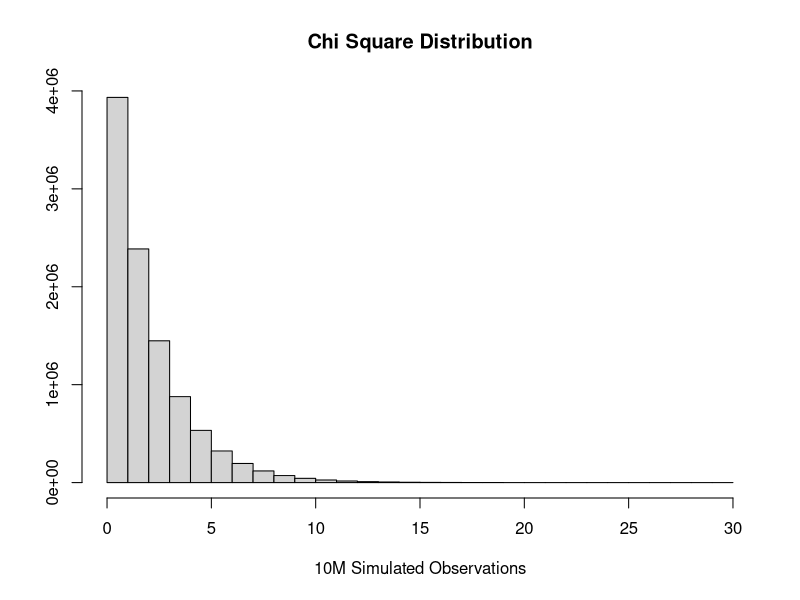

Recreate this plot in R. (Note: this script raises an error after producing the figure.)
## ---- chunk 1
knitr::opts_chunk$set(echo = TRUE)
## ---- chunk 2
n1 = 10000000 # sample size per sample for chi square distribution
df1 = 2
simulations = 10000 #number of samples and thus number of xbars we will generate.  
chisqContainer = rchisq(n1,df1,ncp=0) #holds results from chisquare simulation
hist(chisqContainer, main="Chi Square Distribution",ylab=NULL,xlab="10M Simulated Observations")

## ---- chunk 3
mean(chisqContainer)
sd(chisqContainer)
## ---- chunk 4
for (i in 1:10000)
{
  som = sample(chisqContainer,50)
  myxbar = mean(som)
  xbarvec = c(xbarvec,myxbar)
}

## ---- chunk 5
hist(xbarvec,main="Distribution of Sample Means from Chi Square", xlab="10K Distribution, 50 means per draw",ylab=NULL)
## ---- chunk 6
mean(xbarvec)
sd(xbarvec)
